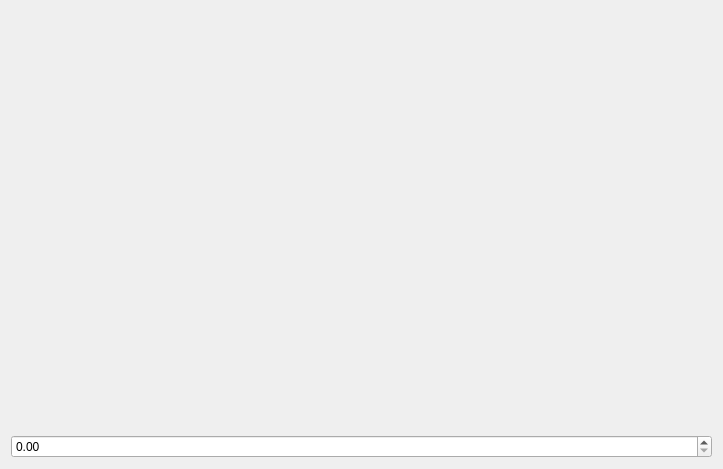
<?xml version="1.0" encoding="UTF-8"?>
<ui version="4.0">
 <class>Form</class>
 <widget class="QWidget" name="Form">
  <property name="geometry">
   <rect>
    <x>0</x>
    <y>0</y>
    <width>723</width>
    <height>469</height>
   </rect>
  </property>
  <property name="windowTitle">
   <string>Form</string>
  </property>
  <layout class="QGridLayout" name="gridLayout">
   <item row="0" column="0">
    <widget class="Canvas" name="canvas" native="true"/>
   </item>
   <item row="1" column="0">
    <widget class="QDoubleSpinBox" name="spinBox">
     <property name="maximum">
      <double>0.500000000000000</double>
     </property>
     <property name="singleStep">
      <double>0.010000000000000</double>
     </property>
    </widget>
   </item>
  </layout>
 </widget>
 <customwidgets>
  <customwidget>
   <class>Canvas</class>
   <extends>QWidget</extends>
   <header>pcot.ui.canvas</header>
   <container>1</container>
  </customwidget>
 </customwidgets>
 <resources/>
 <connections/>
</ui>
